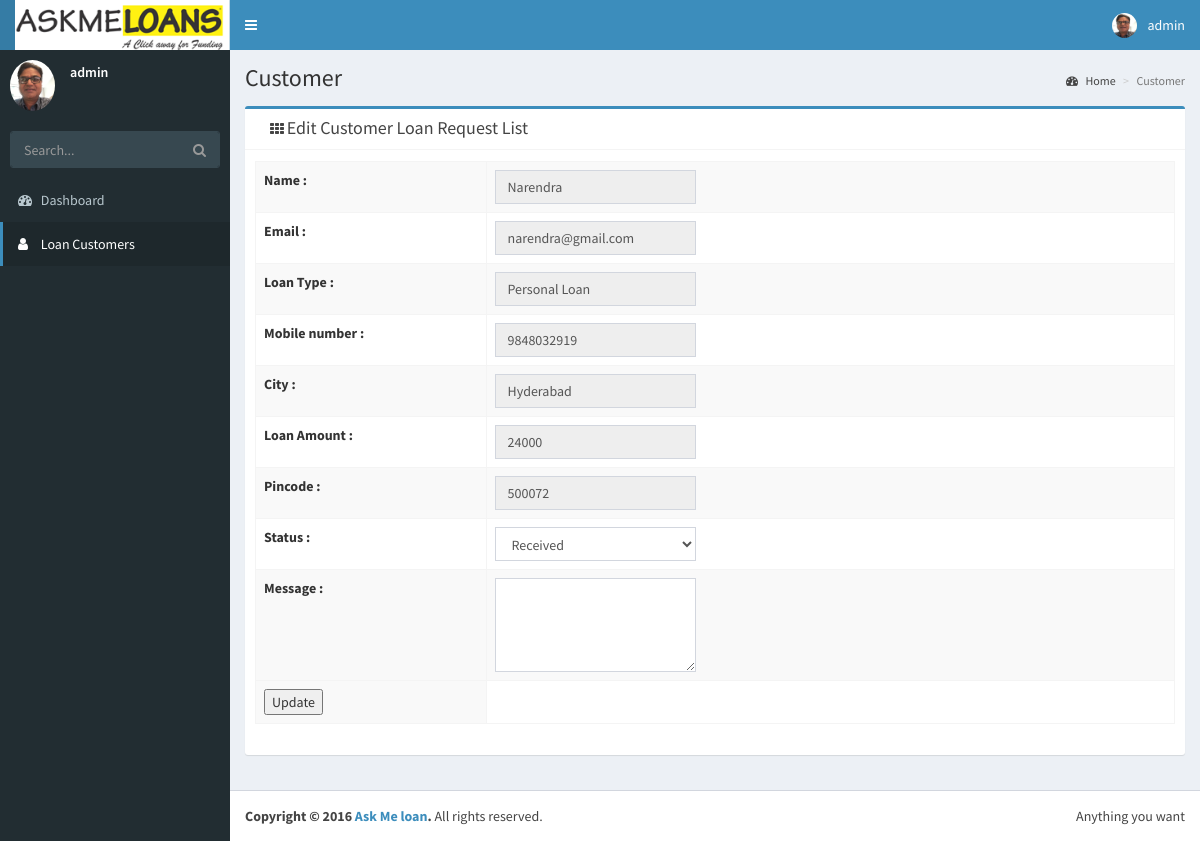
The page /Site_Admin/editloanuser.php?id=4 (signed in) on the database its author committed.
### tables this page shows
CREATE TABLE `loanuser` (
  `id` int(11) NOT NULL,
  `name` varchar(200) NOT NULL,
  `email` varchar(200) NOT NULL,
  `loantype` varchar(200) NOT NULL,
  `phone` varchar(200) NOT NULL,
  `city` varchar(200) NOT NULL,
  `amount` varchar(200) NOT NULL,
  `pincode` varchar(200) NOT NULL,
  `message` varchar(200) NOT NULL,
  `time` varchar(200) NOT NULL,
  `autoid` varchar(200) NOT NULL,
  `status` varchar(200) NOT NULL
);

### Site_Admin/editloanuser.php (the view, shortened to what this page needs)
<?php
include "header.php";
include "sidebar.php";
$id=$_GET['id'];
$result=mysql_query("select * from loanuser where id='$id'");
?>
  <div class="content-wrapper">
    <section class="content-header">
      <h1>Customer
      </h1>
      <ol class="breadcrumb">
        <li><a href="#"><i class="fa fa-dashboard"></i> Home</a></li>
        <li class="active">Customer </li>
      </ol>
    </section>
    <section class="content">
      <div class="row">
		<div class="col-md-12">
				<div class="box box-primary">
            <div class="box-header with-border">
              <div class="col-md-6">
				<i class="fa fa-th"></i>
				<h3 class="box-title">Edit Customer Loan Request List</h3>
			  </div>
            </div>
			<?php
			while($row=mysql_fetch_array($result)){ ?>
            <div class="box-body">
				<div id="example1_wrapper" class="dataTables_wrapper form-inline dt-bootstrap">
				<div class="col-sm-6"></div></div><div class="row"><div class="col-sm-12"><table id="example1" class="table table-bordered table-striped dataTable" role="grid" aria-describedby="example1_info">
                <div class="row" align="center">
				<form method="post" action="updateloanuser.php?id=<?php echo $row['id']; ?>">
				<tr>
				<td><b>Name :</b></td><td><input type="text" class="form-control" name="name" value="<?php echo $row['name']; ?>" readonly></td></tr>
				<tr>
				<td><b>Email :</b></td><td><input type="text" class="form-control" name="email" value="<?php echo $row['email']; ?>" readonly></td></tr>
				<tr>
				<td><b>Loan Type :</b></td><td><input type="text" class="form-control" name="loantype" value="<?php echo $row['loantype']; ?>" readonly></td></tr>
				<tr>
				<td><b>Mobile number :</b></td><td><input type="text" class="form-control" name="phone" value="<?php echo $row['phone']; ?>" readonly></td></tr>
				<tr>
				<td><b>City :</b></td><td><input type="text" class="form-control" name="city" value="<?php echo $row['city']; ?>" readonly></td></tr>
				<tr>
				<td><b>Loan Amount :</b></td><td><input type="text" class="form-control" name="amount" value="<?php echo $row['amount']; ?>" readonly></td></tr>
				<tr>
				<td><b>Pincode :</b></td><td><input type="text" class="form-control" name="pincode" value="<?php echo $row['pincode']; ?>" readonly></td></tr>
				<tr>
				<td><b>Status :</b></td><td><select name="status" value="<?php echo $row['status']; ?>" class="form-control">
				<option value="Received">Received</option>
				</td></tr>
				<tr>
				<td><b>Message :</b></td><td><textarea name="message" class="form-control" rows="4" cols="40" required></textarea></td></tr>
				<tr>
				<tr><td><input type="submit" align="center" name="submit" value="Update"></td></tr>
				</form>
			</table><?php } ?></div></div>
			  <div class="col-md-7">
          </div>
        </div>
		</div>
	  </div>
    </section>
  </div>
  <footer class="main-footer">
    <div class="pull-right hidden-xs">
      Anything you want
    </div>
    <strong>Copyright &copy; 2016 <a href="#">Ask Me loan</a>.</strong> All rights reserved.
  </footer>
</div>
</body>
</html>

### Site_Admin/header.php (shortened to what this page needs)
<?php
$id=$_SESSION['id'];
?>
<!DOCTYPE html>
<html>
<head>
  <link rel="stylesheet" href="dist/bootstrap/css/bootstrap.min.css">
  <link rel="stylesheet" href="https://cdnjs.cloudflare.com/ajax/libs/font-awesome/4.5.0/css/font-awesome.min.css">
  <link rel="stylesheet" href="https://cdnjs.cloudflare.com/ajax/libs/ionicons/2.0.1/css/ionicons.min.css">
  <link rel="stylesheet" href="dist/css/Admin.css">
  <link rel="stylesheet" href="dist/css/skins/skin-blue.min.css">
</head>
<body class="hold-transition skin-blue sidebar-mini">
<div class="wrapper">
  <header class="main-header">
    <a href="home.php" class="logo">
      <span class="logo-lg"><img src="images/logo.png" width="215px;"/></span>
    </a>
    <nav class="navbar navbar-static-top" role="navigation">
      <a href="#" class="sidebar-toggle" data-toggle="offcanvas" role="button">
      </a>
      <div class="navbar-custom-menu">
        <ul class="nav navbar-nav">
          <li class="dropdown user user-menu">
            <a href="#" class="dropdown-toggle" data-toggle="dropdown">
              <img src="dist/img/admin.png" class="user-image" alt="User Image">
			  <?php
			  $result=mysql_query("select * from login where id='$id'");
			  while($row=mysql_fetch_array($result)){ ?>
              <span class="hidden-xs"><?php echo $row['name']; ?></span>
			  <?php } ?>
            </a>
          </li>
        </ul>
      </div>
    </nav>
  </header>

### Site_Admin/sidebar.php (shortened to what this page needs)
<aside class="main-sidebar">
    <section class="sidebar">
      <div class="user-panel">
        <div class="pull-left image">
          <img src="dist/img/admin.png" class="img-circle" alt="User Image">
        </div>
        <div class="pull-left info">
		 <?php
			  $result=mysql_query("select * from login where id='$id'");
			  while($row=mysql_fetch_array($result)){ ?>
          <p><?php echo $row['name']; ?></p>
			  <?php } ?>
        </div>
      </div>
      <form action="#" method="get" class="sidebar-form">
        <div class="input-group">
          <input type="text" name="q" class="form-control" placeholder="Search...">
              <span class="input-group-btn">
                <button type="submit" name="search" id="search-btn" class="btn btn-flat"><i class="fa fa-search"></i>
                </button>
              </span>
        </div>
      </form>
      <ul class="sidebar-menu">
        <li><a href="home.php"><i class="fa fa-dashboard"></i> <span>Dashboard</span></a></li>
		<li  class="active"><a href="merchant.php"><i class="fa fa-user"></i> <span>Loan Customers</span></a></li>
      </ul>
    </section>
  </aside>

### rows shown on the page
loanuser: name "Narendra", email "narendra@gmail.com", loantype "Personal Loan", phone "9848032919", city "Hyderabad", amount "24000", pincode "500072", status "Received"

### other values the page prints
$row['name'] "admin"
